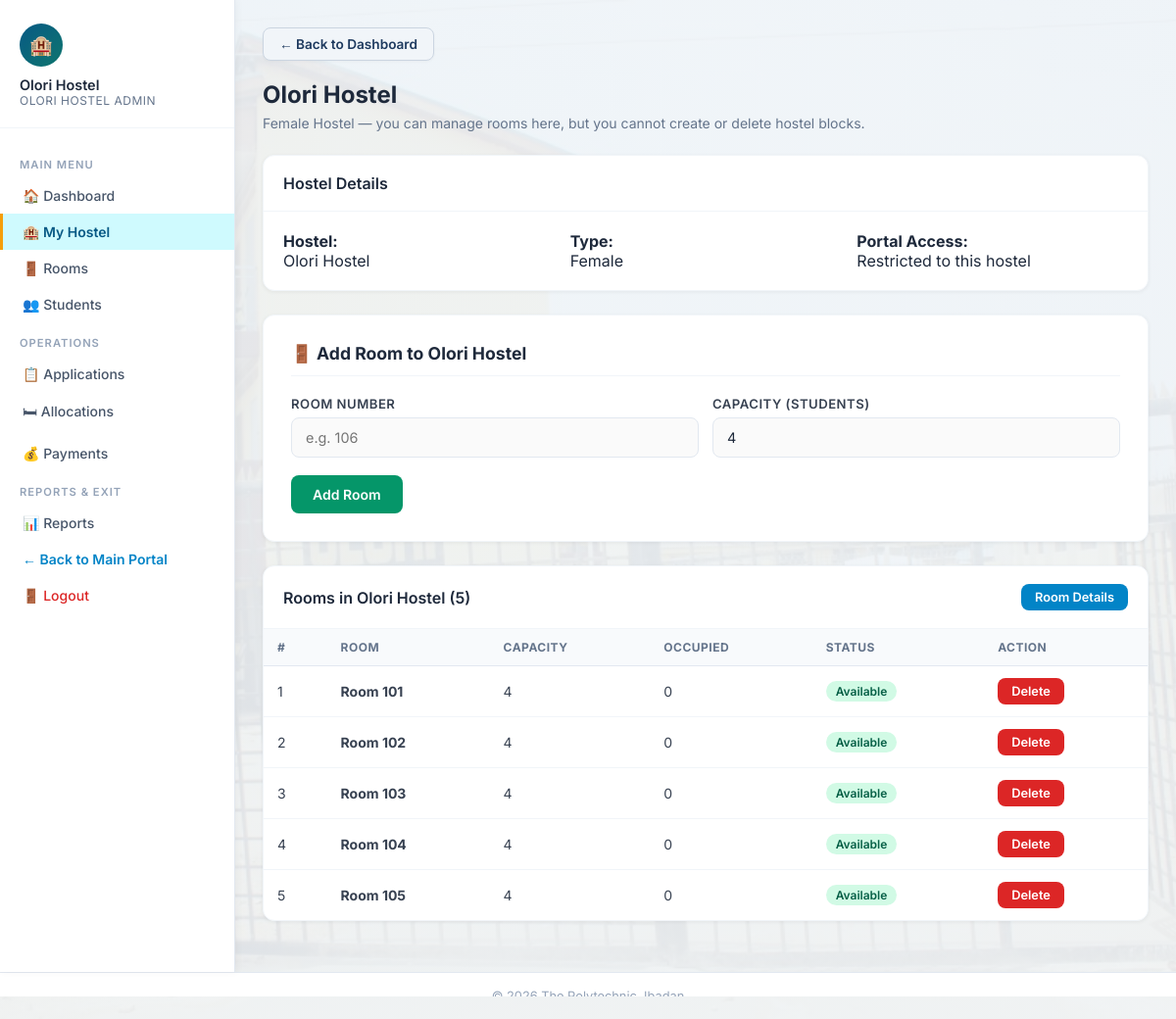
/admin/hostels.php (signed in), run on an earlier commit of the app's database.
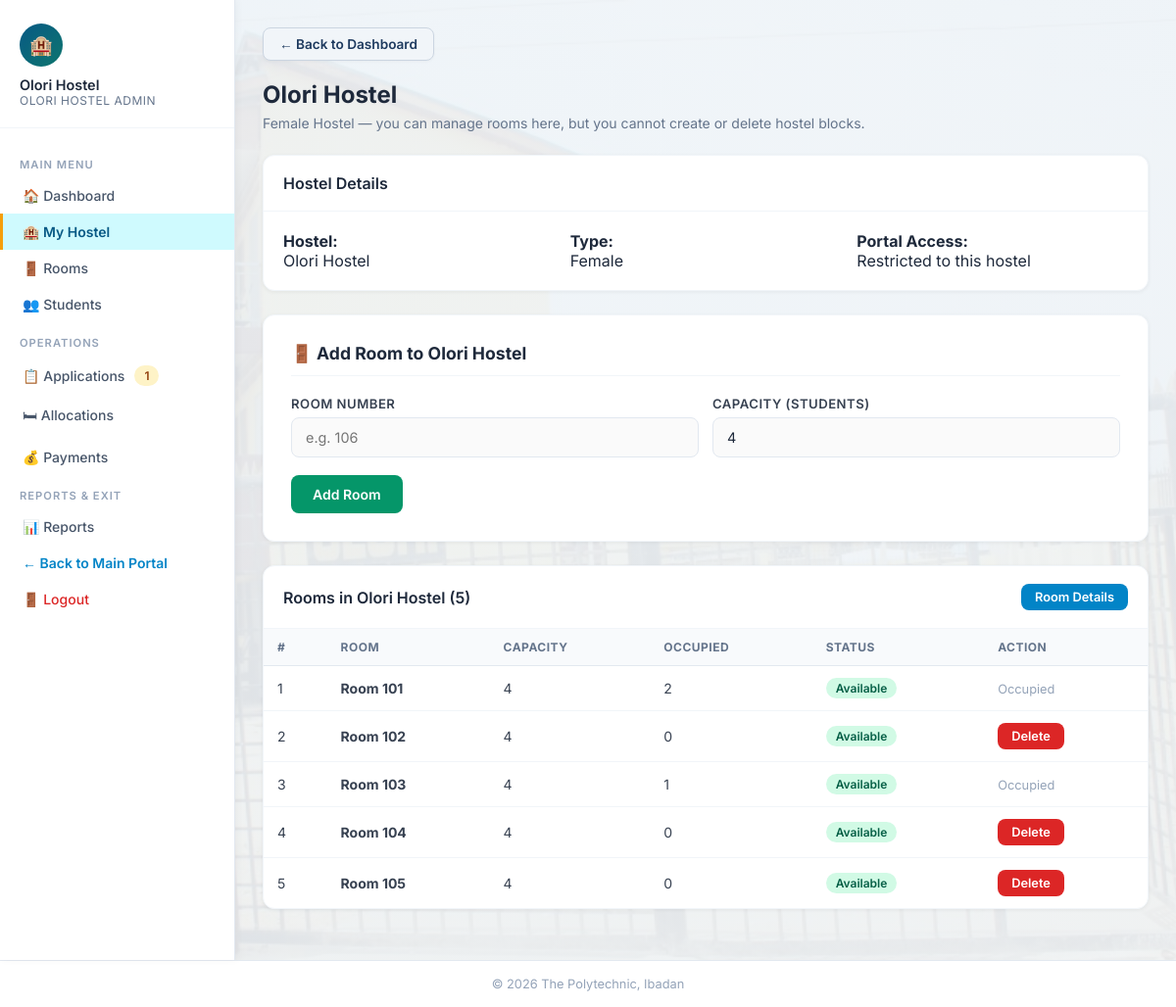
And on a later commit of the database.
### tables this page shows
CREATE TABLE rooms (
    room_id INT AUTO_INCREMENT PRIMARY KEY,
    hostel_id INT NOT NULL,
    room_number VARCHAR(50) NOT NULL,
    capacity INT NOT NULL DEFAULT 4,
    occupied INT NOT NULL DEFAULT 0,
    status ENUM('Available','Full') NOT NULL DEFAULT 'Available',
    UNIQUE KEY uq_hostel_room (hostel_id, room_number),
    FOREIGN KEY (hostel_id) REFERENCES hostels(hostel_id) ON DELETE CASCADE
);

### admin/hostels.php (the view, shortened to what the changed rows need)
<?php
require_once '../includes/admin_auth.php';
$hostel_id = $admin_hostel_id;
$roomsStmt = $pdo->prepare("SELECT r.*, COUNT(a.allocation_id) AS active_allocations
    FROM rooms r
    LEFT JOIN allocations a ON a.room_id=r.room_id AND a.status='Active'
    WHERE r.hostel_id=?
    GROUP BY r.room_id
    ORDER BY r.room_number");
$roomsStmt->execute([$hostel_id]);
$rooms = $roomsStmt->fetchAll();
?>
<!DOCTYPE html>
<html lang="en">
<head>
<link rel="stylesheet" href="../css/style.css?v=7">
</head>
<body>
<div class="wrapper admin-layout">
<?php $current_page = 'hostels'; require_once '../includes/admin_sidebar.php'; ?>
<main class="main">
    <div class="card">
        <div class="table-wrap">
            <?php if (!$rooms): ?>
                <div class="empty-state"><span class="empty-icon">🚪</span><p>No rooms have been added yet.</p></div>
            <?php else: ?>
            <table>
                <thead><tr><th>#</th><th>Room</th><th>Capacity</th><th>Occupied</th><th>Status</th><th>Action</th></tr></thead>
                <tbody>
                <?php foreach ($rooms as $i => $room): ?>
                <tr>
                    <td><?= $i + 1 ?></td>
                    <td><strong>Room <?= htmlspecialchars($room['room_number']) ?></strong></td>
                    <td><?= (int)$room['capacity'] ?></td>
                    <td><?= (int)$room['occupied'] ?></td>
                    <td><span class="badge <?= $room['status']==='Available' ? 'badge-success' : 'badge-danger' ?>"><?= htmlspecialchars($room['status']) ?></span></td>
                    <td>
                        <?php if ((int)$room['occupied'] === 0): ?>
                            <a href="?delete_room=<?= (int)$room['room_id'] ?>" class="btn btn-danger btn-sm" onclick="return confirm('Delete this room?')">Delete</a>
                        <?php else: ?>
                            <span style="color:#94a3b8;font-size:.8rem;">Occupied</span>
                        <?php endif; ?>
                    </td>
                </tr>
                <?php endforeach; ?>
                </tbody>
            </table>
            <?php endif; ?>
        </div>
    </div>
</main>
</div>
</body>
</html>

### includes/admin_sidebar.php (shortened to what the changed rows need)
<?php
$page = $current_page ?? '';
$pending_count = $pending ?? 0;
if (empty($pending_count) && isset($pdo, $admin_hostel_id)) {
    try {
        $pStmt = $pdo->prepare("SELECT COUNT(*) FROM applications WHERE hostel_id=? AND status='Pending'");
        $pStmt->execute([$admin_hostel_id]);
        $pending_count = (int)$pStmt->fetchColumn();
    } catch (Exception $e) {
        $pending_count = 0;
    }
}
?>
<aside class="sidebar no-print">
    <nav class="sidebar-nav">
        <a href="applications.php" class="<?= $page === 'applications' ? 'active' : '' ?>">
            📋 Applications <?php if (!empty($pending_count) && $pending_count > 0): ?><span class="badge badge-warning"><?= (int)$pending_count ?></span><?php endif; ?>
        </a>
    </nav>
</aside>

What changed in the data, as far as the page shows it:
changed rooms (number 1 of 5 on the later page): occupied "0" → "2"; occupied "Delete" → "Occupied"
changed rooms (number 3 of 5 on the later page): occupied "0" → "1"; occupied "Delete" → "Occupied"
Also different on the page:
$pending_count: (not shown) → "1"
